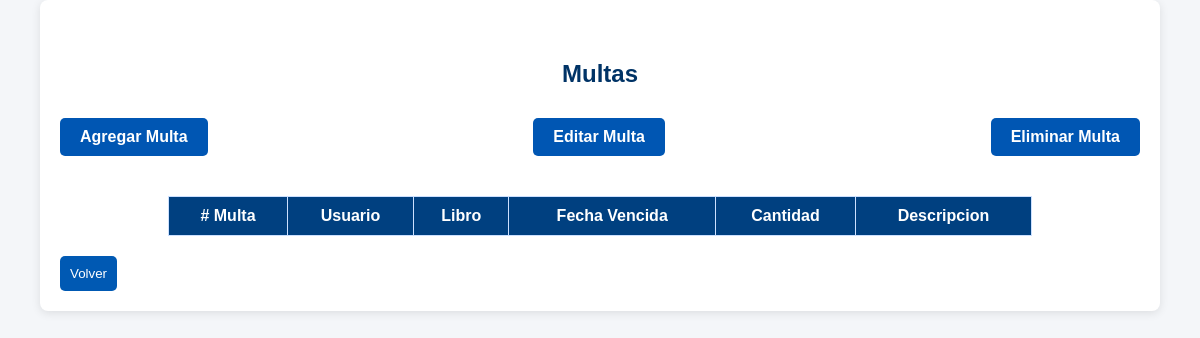
Before: /multas.php with the older database file.
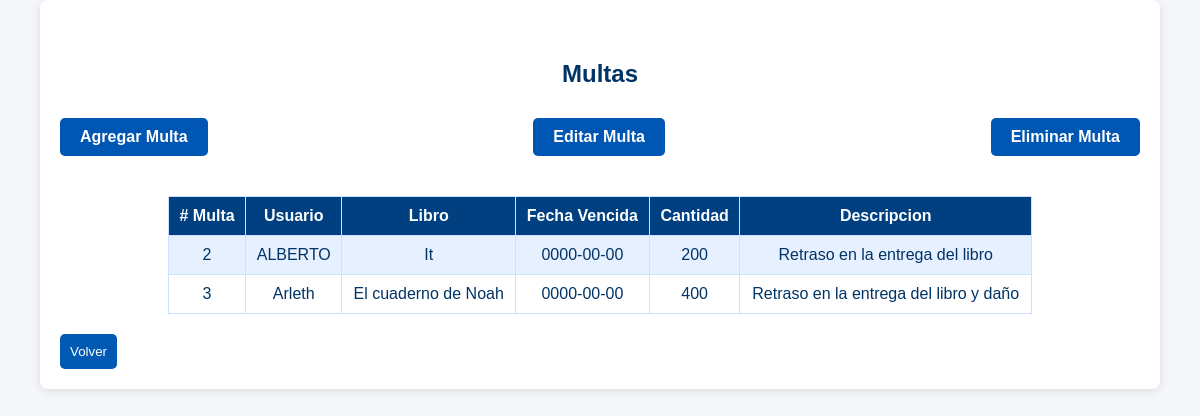
After: the same page with the newer database file.
### tables this page shows
CREATE TABLE `multas` (
  `id_multa` int(4) NOT NULL,
  `usuario` varchar(100) NOT NULL,
  `titulo` varchar(100) NOT NULL,
  `fecha_vencimiento` date DEFAULT NULL,
  `cantidad_pesos` int(3) NOT NULL,
  `descripcion` varchar(100) NOT NULL
);

### multas.php (the view, shortened to what this page needs)
<?php
include("db.php");
$multas = $pdo->query("SELECT * FROM multas")->fetchALL(PDO::FETCH_ASSOC);
?>
<!DOCTYPE html>
<html lang="en">
<head>
    <link rel="stylesheet" href="styles.css">
    <link rel="stylesheet" href="estilo_HomeUsuario.css">
</head>
<body>
    <div class="container">
        <h2>Multas</h2>
        <div class="acciones">
            <div class="mb-4">
                <a href="agregar_multa.php" class="btn-add">Agregar Multa</a>
            </div>
            <div class="mb-4">
                <a href="editar_multa.php" class="btn-add">Editar Multa</a>
            </div>
            <div class="mb-4">
                <a href="eliminar_multa.php" class="btn-add">Eliminar Multa</a>
            </div>
    </div>
    <table>
        <tr>
            <th># Multa</th>
            <th>Usuario</th>
            <th>Libro</th>
            <th>Fecha Vencida</th>
            <th>Cantidad</th>
            <th>Descripcion</th>
        </tr>
         <?php foreach ($multas as $fila) { ?>
        <tr>
            <td><?php echo $fila["id_multa"]; ?></td>
            <td><?php echo $fila["usuario"]; ?></td>
            <td><?php echo $fila["titulo"]; ?></td>
            <td><?php echo $fila["fecha_vencimiento"]; ?></td>
            <td><?php echo $fila["cantidad_pesos"]; ?></td>
            <td><?php echo $fila["descripcion"]; ?></td>
        </tr>
        <?php } ?>
    </table>
    <div class="botones">
        <input type="button" value="Volver" class="btn-back" onclick="window.location.href='home_usuario.php'">
    </div>
</body>
</html>

### styles.css (style rules this page uses)
body { font-family: Arial, sans-serif; background-color: #e6f0ff; color: #003366; margin: 0; padding: 0; }
h2 { text-align: center; color: #0059b3; }
input[type="submit"], input[type="button"] { margin: 20px 20px 0 0; background-color: #0059b3; color: white; padding: 10px; border: none; border-radius: 5px; cursor: pointer; }
a { color: #0040b3; text-decoration: none; display: block; text-align: center; margin-top: 10px; }
a { display: inline-block; color: white; padding: 10px 0px; border-radius: 5px; text-decoration: none; font-weight: bold; margin-top: 10px; }
.container { width: 90%; margin: auto; padding: 20px; background-color: #fff; border-radius: 8px; box-shadow: 0 2px 10px rgba(0, 0, 0, 0.1); }

### estilo_homeUsuario.css (style rules this page uses)
body { font-family: Arial, sans-serif; background-color: #f4f6f9; margin: 0; padding: 0; }
h2 { color: #003366; text-align: center; padding-top: 20px; }
.btn-add { background-color: #0056b3; color: white; padding: 10px 20px; border-radius: 5px; text-decoration: none; margin-bottom: 20px; }
.acciones { display: flex; justify-content: space-between; margin-bottom: 20px; }

### multas.php (style rules this page uses)
table { width: 80%; margin: auto; border-collapse: collapse; background-color: #fff; }
th, td { padding: 10px; border: 1px solid #cce0ff; text-align: center; }
th { background-color: #004080; color: white; }
tr:nth-child(even) { background-color: #e6f0ff; }

Changed rows visible on the page:
added multas: id_multa "2", usuario "ALBERTO", titulo "It", fecha_vencimiento "0000-00-00", cantidad_pesos "200", descripcion "Retraso en la entrega del libro"
added multas: id_multa "3", usuario "Arleth", titulo "El cuaderno de Noah", fecha_vencimiento "0000-00-00", cantidad_pesos "400", descripcion "Retraso en la entrega del libro y daño"
